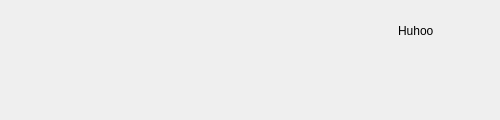
<?xml version="1.0" encoding="UTF-8"?>
<ui version="4.0">
 <class>OutMessageForm</class>
 <widget class="QWidget" name="OutMessageForm">
  <property name="geometry">
   <rect>
    <x>0</x>
    <y>0</y>
    <width>500</width>
    <height>120</height>
   </rect>
  </property>
  <property name="windowTitle">
   <string>Form</string>
  </property>
  <layout class="QHBoxLayout" name="horizontalLayout">
   <property name="spacing">
    <number>0</number>
   </property>
   <property name="leftMargin">
    <number>9</number>
   </property>
   <property name="topMargin">
    <number>9</number>
   </property>
   <property name="rightMargin">
    <number>9</number>
   </property>
   <property name="bottomMargin">
    <number>9</number>
   </property>
   <item>
    <widget class="QWidget" name="content" native="true">
     <layout class="QVBoxLayout" name="verticalLayout">
      <property name="spacing">
       <number>0</number>
      </property>
      <item alignment="Qt::AlignRight">
       <widget class="QLabel" name="name">
        <property name="minimumSize">
         <size>
          <width>0</width>
          <height>25</height>
         </size>
        </property>
        <property name="maximumSize">
         <size>
          <width>16777215</width>
          <height>25</height>
         </size>
        </property>
        <property name="text">
         <string>Huhoo</string>
        </property>
       </widget>
      </item>
      <item>
       <layout class="QHBoxLayout" name="horizontalLayout_2">
        <property name="spacing">
         <number>0</number>
        </property>
        <item>
         <spacer name="horizontalSpacer">
          <property name="orientation">
           <enum>Qt::Horizontal</enum>
          </property>
          <property name="sizeHint" stdset="0">
           <size>
            <width>40</width>
            <height>20</height>
           </size>
          </property>
         </spacer>
        </item>
        <item>
         <widget class="QWidget" name="outContentWidget" native="true">
          <property name="minimumSize">
           <size>
            <width>54</width>
            <height>50</height>
           </size>
          </property>
          <property name="styleSheet">
           <string notr="true">border-image: url(:/picture/pic/chat.png) 27 27 27 27;
border-width: 27 27 27 27;
</string>
          </property>
         </widget>
        </item>
       </layout>
      </item>
     </layout>
    </widget>
   </item>
   <item>
    <widget class="QWidget" name="avatar" native="true">
     <property name="minimumSize">
      <size>
       <width>48</width>
       <height>0</height>
      </size>
     </property>
     <property name="maximumSize">
      <size>
       <width>48</width>
       <height>16777215</height>
      </size>
     </property>
     <layout class="QVBoxLayout" name="verticalLayout_2">
      <property name="spacing">
       <number>0</number>
      </property>
      <property name="leftMargin">
       <number>0</number>
      </property>
      <property name="topMargin">
       <number>9</number>
      </property>
      <property name="rightMargin">
       <number>0</number>
      </property>
      <property name="bottomMargin">
       <number>0</number>
      </property>
      <item>
       <widget class="QLabel" name="avatarWidget">
        <property name="minimumSize">
         <size>
          <width>48</width>
          <height>48</height>
         </size>
        </property>
        <property name="maximumSize">
         <size>
          <width>48</width>
          <height>48</height>
         </size>
        </property>
        <property name="styleSheet">
         <string notr="true">image: url(:/picture/pic/avatar.png);</string>
        </property>
        <property name="text">
         <string/>
        </property>
       </widget>
      </item>
      <item>
       <spacer name="verticalSpacer">
        <property name="orientation">
         <enum>Qt::Vertical</enum>
        </property>
        <property name="sizeHint" stdset="0">
         <size>
          <width>20</width>
          <height>40</height>
         </size>
        </property>
       </spacer>
      </item>
     </layout>
    </widget>
   </item>
  </layout>
 </widget>
 <resources/>
 <connections/>
</ui>
